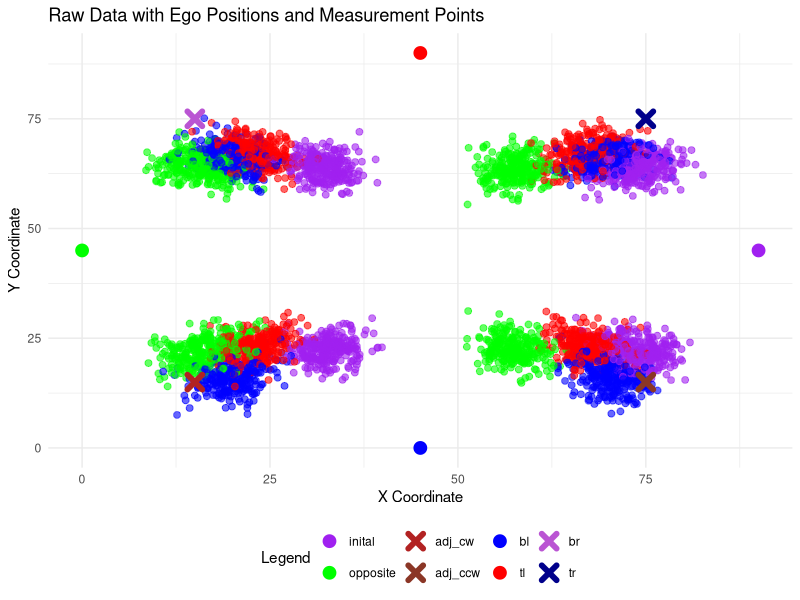
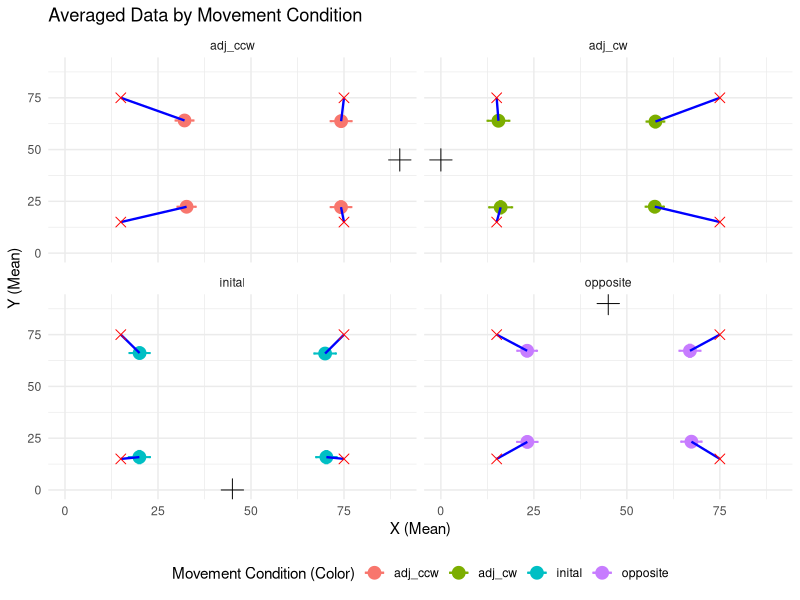
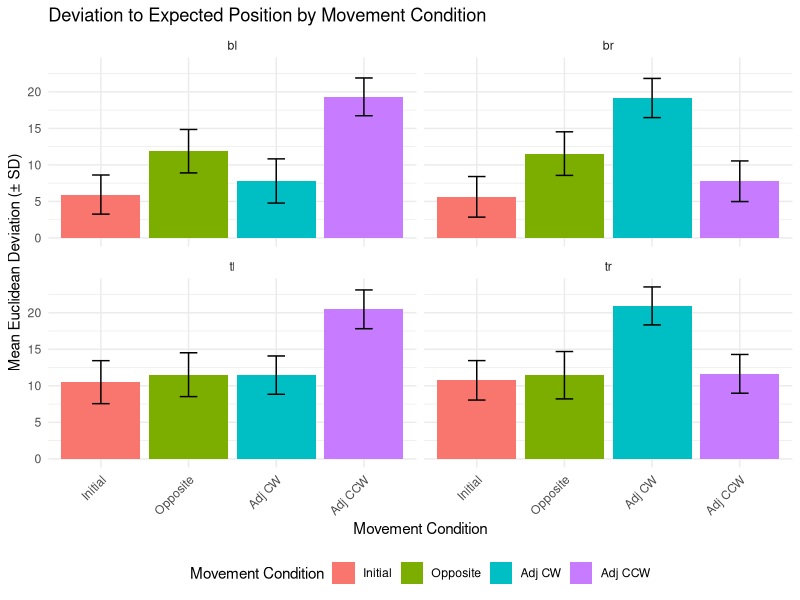
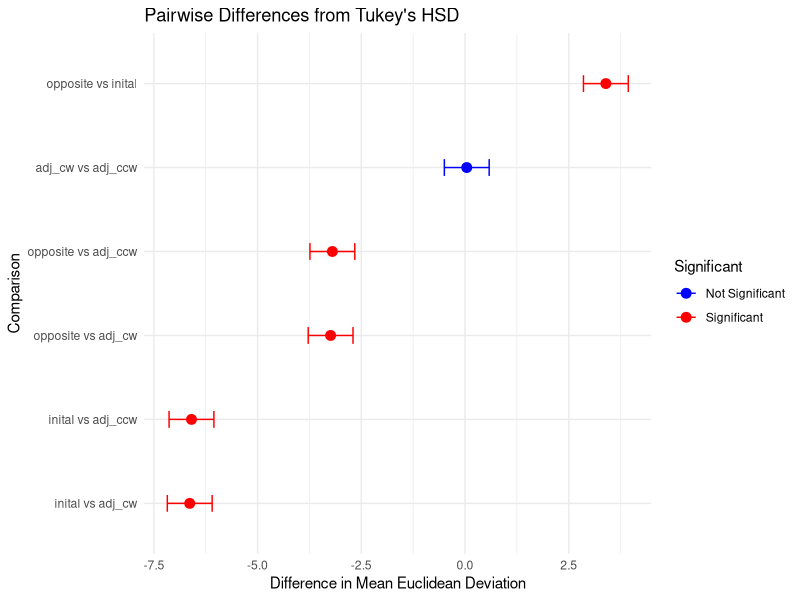
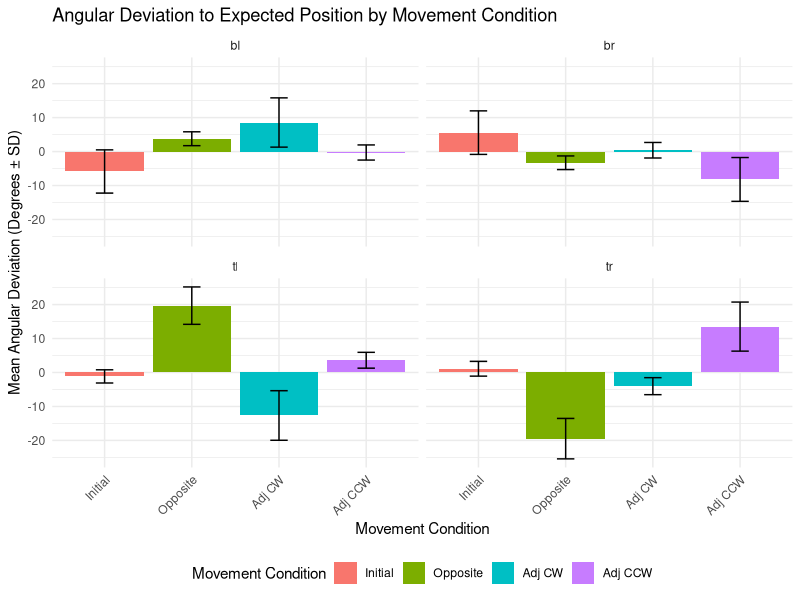
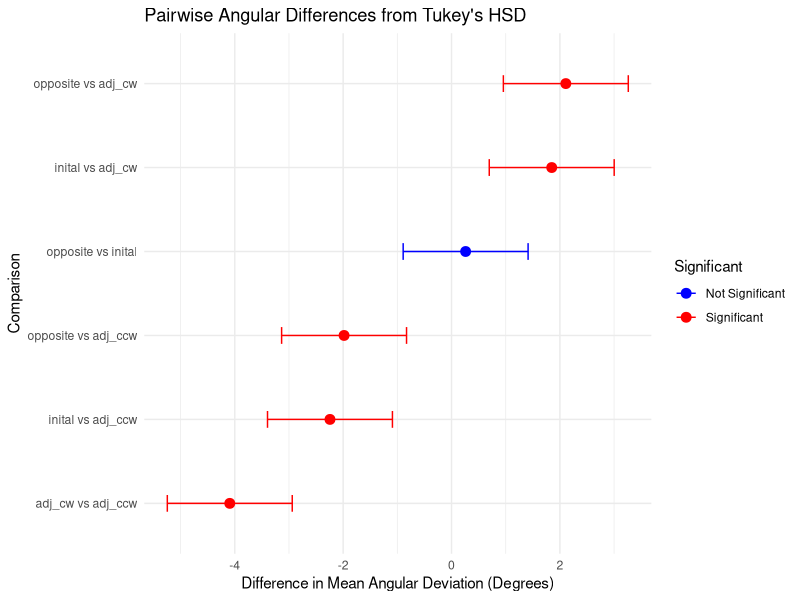
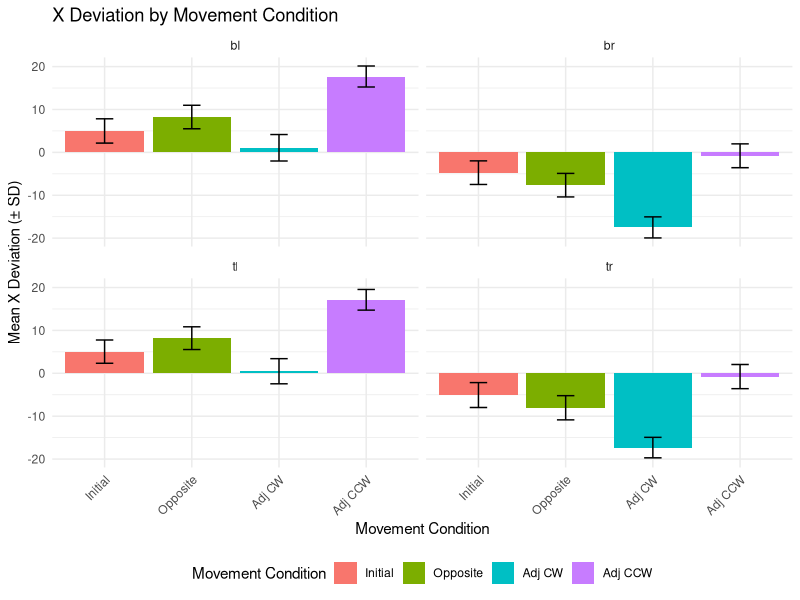
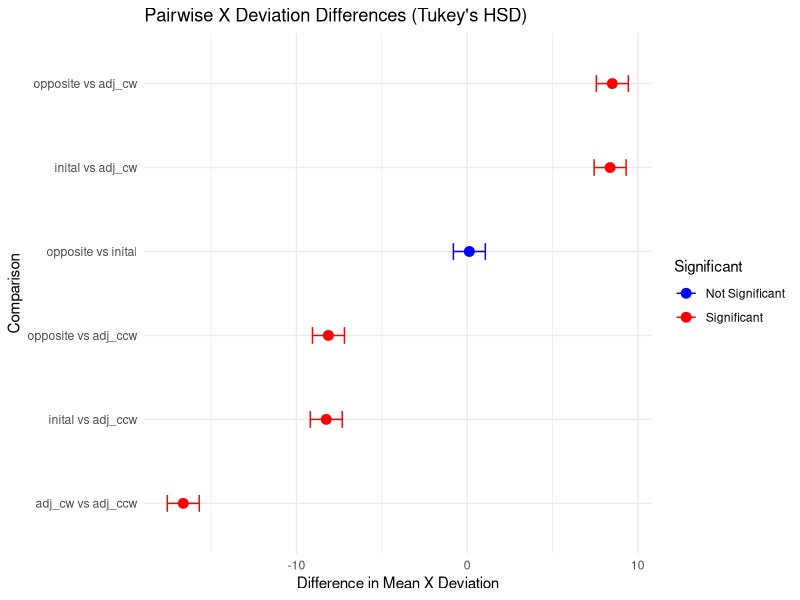

Write R code to recreate these figures, in order.
# ---------------- Data Generation Setup ------------
# Purpose: This script generates simulated data for experiments evaluating positional deviations in response to different movement conditions.

# Note: This script is computationally intensive and may heavily utilize the CPU. 
# If you encounter an error, it is recommended to restart the script and rerun all sections 
# to ensure the integrity and functionality of the data structures.



# PS: Thank you so much for being an amazing professor this semester. 
# Once again, I feel like you've truly saved my master's project. 
# Best wishes and good luck with the pregnancy!

## ---------------- Library Importing ---------------
# Load essential libraries for data manipulation, visualization, and statistics
library(ggplot2)       # For creating plots
library(gridExtra)     # For arranging multiple plots
library(dplyr)         # For data manipulation
library(tidyr)         # For reshaping data structures
library(pwr)           # For power analysis
## ---------------- Parameters ---------------
set.seed(123)
# Define experiment parameters
numOfPeople <- 67      # Number of participants
numOfRepeats <- 4      # Number of repetitions for each point
noise_sd <- 2.5        # Standard deviation for random noise added to the data

# Define bias strengths for various movement conditions
# These parameters determine how positions are distorted based on biases:
old_ego_bias_strength_inital <- 0.1
old_ego_bias_strength_opposite <- 0.1
old_ego_bias_strength_adj_cw <- 0.05
old_ego_bias_strength_adj_ccw <- 0.05

new_ego_bias_strength_opposite <- 0.1
new_ego_bias_strength_adj_cw <- 0.2
new_ego_bias_strength_adj_ccw <- 0.2

allo_bias_strength_inital <- 0.05
allo_bias_strength_opposite <- 0.2
allo_bias_strength_adj_cw <- 0.1
allo_bias_strength_adj_ccw <- 0.1

# Define the table's dimensions (90x90 cm) and ego positions around it
# Positions are centered at (0, 0), with predefined movement conditions
ego_positions_around_table <- list(
  inital = c(45, 0),
  opposite = c(45, 90),
  adj_ccw = c(90, 45),
  adj_cw = c(0, 45)
)

# Define the coordinates of points to be measured relative to the table's center
pointsToMeasure <- list(
  bl = c(-30, -30),  # Bottom-left
  br = c(30, -30),   # Bottom-right
  tl = c(-30, 30),   # Top-left
  tr = c(30, 30)     # Top-right
)

## ---------------- Data Generation ------------
# Initialize an empty data frame for storing results
df <- data.frame(
  Person = integer(),
  PointName = character(),
  moveCondition = character(),
  Repeat = integer(),
  X = numeric(),
  Y = numeric(),
  responseTime = numeric(), # Simulated response time
  timeToMove = numeric()     # Time taken to move between conditions
)

# Nested loops generate data for each participant, movement condition, and point
for (person in 1:numOfPeople) {
  for (movementCondition in names(ego_positions_around_table)) {
    # Set initial ego position and biases for each condition
    initalEgoPos <- ego_positions_around_table[["inital"]]
    finalEgoPos <- initalEgoPos
    old_ego_bias_strength <- 0.0
    new_ego_bias_factor <- 0.0
    allocentric_bias_factor <- 0.0
    responseTime <- rnorm(1, 2.5, 2)  # Simulate response time with normal distribution
    timeToMove <- 5                  # Default time to move
    
    # Adjust parameters based on movement condition
    if (movementCondition == "opposite") {
      finalEgoPos <- ego_positions_around_table[["opposite"]]
      old_ego_bias_strength <- old_ego_bias_strength_opposite
      new_ego_bias_factor <- new_ego_bias_strength_opposite
      allocentric_bias_factor <- allo_bias_strength_opposite
      timeToMove <- timeToMove + abs(rnorm(1, mean = 0, sd = 1))
    } else if (movementCondition == "adj_ccw") {
      finalEgoPos <- ego_positions_around_table[["adj_ccw"]]
      old_ego_bias_strength <- old_ego_bias_strength_adj_ccw
      new_ego_bias_factor <- new_ego_bias_strength_adj_ccw
      allocentric_bias_factor <- allo_bias_strength_adj_ccw
      timeToMove <- timeToMove + abs(rnorm(1, mean = 0, sd = 0.5))
    } else if (movementCondition == "adj_cw") {
      finalEgoPos <- ego_positions_around_table[["adj_cw"]]
      old_ego_bias_strength <- old_ego_bias_strength_adj_cw
      new_ego_bias_factor <- new_ego_bias_strength_adj_cw
      allocentric_bias_factor <- allo_bias_strength_adj_cw
      timeToMove <- timeToMove + abs(rnorm(1, mean = 0, sd = 0.5))
    } else { # inital
      old_ego_bias_strength <- old_ego_bias_strength_inital
      allocentric_bias_factor <- allo_bias_strength_inital
    }
    
    # Generate data for each point and repeat the measurement
    for (point_name in names(pointsToMeasure)) {
      for (i in 1:numOfRepeats) {
        # Calculate actual point coordinates with adjustments for center
        point_coords <- pointsToMeasure[[point_name]] + c(45, 45)
        actualPosition <- point_coords
        
        # Add random noise to coordinates
        point_coords[1] <- point_coords[1] + rnorm(1, mean = 0, sd = noise_sd)
        point_coords[2] <- point_coords[2] + rnorm(1, mean = 0, sd = noise_sd)
        
        # Apply biases and distortions
        point_coords <- point_coords + allocentric_bias_factor
        point_coords <- point_coords + old_ego_bias_strength * (initalEgoPos - actualPosition)
        if (movementCondition != "inital") {
          point_coords <- point_coords + new_ego_bias_factor * (finalEgoPos - actualPosition)
        }
        distortion_factor <- abs(rnorm(1, mean = 0.02, sd = 0.05)) * (1 + (timeToMove + responseTime) / 10)
        point_coords <- point_coords + distortion_factor * (c(45, 45) - point_coords)
        
        # Append generated data to the data frame
        df <- rbind(df, data.frame(
          Person = person,
          PointName = point_name,
          moveCondition = movementCondition,
          Repeat = i,
          X = point_coords[1],
          Y = point_coords[2],
          responseTime = responseTime,
          timeToMove = timeToMove
        ))
      }
    }
  }
}

# Rename column for clarity
df <- df %>% rename(movementCondition = moveCondition)

# View the resulting data frame to confirm generation
print(df)

# --------------- Visualization ---------------------

## --------------- Raw Data Plot ---------------
# Prepare data frames for plotting ego positions and measurement points
ego_positions_df <- do.call(rbind, lapply(names(ego_positions_around_table), function(name) {
  data.frame(
    movementCondition = name,
    X = ego_positions_around_table[[name]][1],
    Y = ego_positions_around_table[[name]][2]
  )
}))

points_to_measure_df <- do.call(rbind, lapply(names(pointsToMeasure), function(name) {
  data.frame(
    PointName = name,
    X = pointsToMeasure[[name]][1] + 45,
    Y = pointsToMeasure[[name]][2] + 45
  )
}))


# Define custom colors for movement conditions and target positions
movement_colors <- c(
  "inital" = "blue", 
  "opposite" = "red", 
  "adj_cw" = "green", 
  "adj_ccw" = "purple"
)


point_colors <- c(
  "bl" = "firebrick", 
  "tl" = "mediumorchid", 
  "br" = "tomato4", 
  "tr" = "darkblue"
)

# Define custom labels for the legend of measurement points
point_labels <- c(
  "bl" = "Bottom Left",
  "tl" = "Top Left",
  "br" = "Bottom Right",
  "tr" = "Top Right"
)


# Define custom labels for movement conditions and target positions
movement_labels <- c(
  "inital" = "Initial", 
  "opposite" = "Opposite", 
  "adj_cw" = "Adj CW", 
  "adj_ccw" = "Adj CCW"
)

point_labels <- c(
  "bl" = "Bottom Left", 
  "tl" = "Top Left", 
  "br" = "Bottom Right", 
  "tr" = "Top Right"
)


# Plot raw data with updated colors and legend labels
raw_plot <- ggplot(df, aes(x = X, y = Y, color = movementCondition)) +
  # Plot raw data with contrasting colors for movement conditions
  geom_point(size = 2, alpha = 0.6) +
  # Plot ego positions with movementCondition
  geom_point(data = ego_positions_df, aes(x = X, y = Y, color = movementCondition), size = 4) +
  # Plot measurement points with custom colors and labels
  geom_point(data = points_to_measure_df, aes(x = X, y = Y, color = PointName), size = 3, stroke = 3, shape = 4) +
  # Customize colors for raw data points and measurement points
  scale_color_manual(
    values = c(movement_colors, point_colors),  # Combine movement and point colors
    name = "Legend",  # Unified legend title
    labels = c(names(movement_colors), names(point_colors))  # Unified legend labels
  ) +
  labs(
    title = "Raw Data with Ego Positions and Measurement Points",
    x = "X Coordinate",
    y = "Y Coordinate",
    shape = "Movement Condition"
  ) +
  # Map descriptive labels to PointName
  theme_minimal() +
  theme(legend.position = "bottom")

# Display the plot
print(raw_plot)



# ---------------- Plotting Averaged Positional Data --------------

# Summarize the data by PointName and movementCondition
summary_data <- df %>%
  group_by(PointName, movementCondition) %>%
  summarise(
    X_mean = mean(X),
    Y_mean = mean(Y),
    X_sd = sd(X),
    Y_sd = sd(Y)
  ) %>%
  ungroup()

# Convert ego positions and pointsToMeasure to data frames for plotting
ego_positions_df <- do.call(rbind, lapply(names(ego_positions_around_table), function(name) {
  data.frame(
    movementCondition = name,
    X = ego_positions_around_table[[name]][1],
    Y = ego_positions_around_table[[name]][2]
  )
}))

points_to_measure_df <- do.call(rbind, lapply(names(pointsToMeasure), function(name) {
  data.frame(
    PointName = name,
    X = pointsToMeasure[[name]][1] + 45,  # Adjust for table's center
    Y = pointsToMeasure[[name]][2] + 45
  )
}))

# Add expected positions (measurement points) to summary data
expected_positions <- do.call(rbind, lapply(names(pointsToMeasure), function(name) {
  data.frame(
    PointName = name,
    X_expected = pointsToMeasure[[name]][1] + 45,  # Adjust for table's center
    Y_expected = pointsToMeasure[[name]][2] + 45
  )
}))

# Merge expected positions with summary data
summary_data <- merge(summary_data, expected_positions, by = "PointName")

# Add ego positions to summary data
ego_positions_with_conditions <- ego_positions_df %>%
  rename(Ego_X = X, Ego_Y = Y)  # Rename for clarity

summary_data <- merge(summary_data, ego_positions_with_conditions, by = "movementCondition")



# Define shapes for movementCondition
shape_mapping <- c("inital" = 16,   # Circle
                   "opposite" = 17, # Triangle
                   "adj_ccw" = 18,  # Diamond
                   "adj_cw" = 15)   # Square


# Plot averaged data with error bars, lines, and separate graphs
avg_plot <- ggplot(summary_data, aes(x = X_mean, y = Y_mean, color = movementCondition)) +
  geom_point(size = 4) +  # Averaged points
  geom_errorbar(aes(ymin = Y_mean - Y_sd, ymax = Y_mean + Y_sd), width = 1, size = 0.7) +  # Error bars (Y)
  geom_errorbarh(aes(xmin = X_mean - X_sd, xmax = X_mean + X_sd), height = 1, size = 0.7) +  # Error bars (X)
  geom_segment(aes(x = X_mean, y = Y_mean, xend = X_expected, yend = Y_expected), size = 0.8, linetype = "solid", color = "blue") +  # Line to expected position
  geom_point(data = ego_positions_df, aes(x = X, y = Y), size = 5, color = "black", shape = 3 , color = movementCondition) +  # Ego positions (crosses)
  geom_point(data = points_to_measure_df, aes(x = X, y = Y), size = 3, shape = 4, color = "red") +  # Measurement points (red crosses)
  scale_shape_manual(values = shape_mapping) +
  labs(
    title = "Averaged Data by Movement Condition",
    x = "X (Mean)",
    y = "Y (Mean)",
    color = "Movement Condition (Color)",
    shape = "Movement Condition (Shape)"
  ) +
  facet_wrap(~ movementCondition) +  # Separate graphs for each movement condition
  theme_minimal() +
  theme(legend.position = "bottom")  # Adjust legend position

# Display the plot
print(avg_plot)



# -------------- Analysis -------------------


## -------------- Euclidean Analysis -------------------
df
# Add expected positions to the data frame for reference
df <- df %>%
  left_join(
    points_to_measure_df %>%
      rename(X_expected = X, Y_expected = Y),  # Rename for clarity
    by = c("PointName")
  )

# Compute Euclidean deviation for each data point
df <- df %>%
  mutate(
    Euclidean_Deviation = sqrt((X - X_expected)^2 + (Y - Y_expected)^2)
  )
# Summarize mean and SD of Euclidean deviations by PointName and movementCondition
deviation_summary <- df %>%
  group_by(PointName, movementCondition) %>%
  summarise(
    Mean_Deviation = mean(Euclidean_Deviation),
    SD_Deviation = sd(Euclidean_Deviation),
    .groups = "drop"
  )

# Set the order of movement conditions
deviation_summary <- deviation_summary %>%
  mutate(movementCondition = factor(
    movementCondition,
    levels = c("inital", "opposite", "adj_cw", "adj_ccw"),
    labels = c("Initial", "Opposite", "Adj CW", "Adj CCW")  # Custom labels
  ))



# Bar plot of deviation to expected position with facet_wrap
facet_plot <- ggplot(deviation_summary, aes(x = movementCondition, y = Mean_Deviation, fill = movementCondition)) +
  geom_bar(stat = "identity", position = "dodge") +  # Bar heights represent mean deviations
  geom_errorbar(
    aes(
      ymin = Mean_Deviation - SD_Deviation,  # Lower bound of error
      ymax = Mean_Deviation + SD_Deviation   # Upper bound of error
    ),
    width = 0.2,  # Width of error bar caps
    position = position_dodge(width = 0.9)  # Align with bars
  ) +
  labs(
    title = "Deviation to Expected Position by Movement Condition",
    x = "Movement Condition",
    y = "Mean Euclidean Deviation (± SD)",
    fill = "Movement Condition"
  ) +
  facet_wrap(~ PointName, ncol = 2) +  # Create separate panels for each PointName
  theme_minimal() +
  theme(
    legend.position = "bottom",
    axis.text.x = element_text(angle = 45, hjust = 1)  # Rotate x-axis labels for readability
  )

# Display the plot
print(facet_plot)


# Perform ANOVA on Euclidean deviations
anova_result <- aov(Euclidean_Deviation ~ movementCondition, data = df)
summary(anova_result)




# Pairwise comparisons using Tukey's HSD
tukey_result <- TukeyHSD(anova_result)
print(tukey_result)

# Create a data frame for movementCondition pairs
tukey_df <- as.data.frame(tukey_result$movementCondition) %>%
  mutate(Pair = rownames(tukey_result$movementCondition))

# Prepare data for difference plot
tukey_diff_plot <- tukey_df %>%
  separate(Pair, into = c("Group1", "Group2"), sep = "-") %>%
  mutate(Significant = ifelse(`p adj` < 0.05, "Significant", "Not Significant"))

# Difference plot
diff_plot <- ggplot(tukey_diff_plot, aes(x = diff, y = reorder(paste(Group1, "vs", Group2), diff), color = Significant)) +
  geom_point(size = 3) +
  geom_errorbarh(aes(xmin = lwr, xmax = upr), height = 0.2) +
  scale_color_manual(values = c("Significant" = "red", "Not Significant" = "blue")) +
  labs(
    title = "Pairwise Differences from Tukey's HSD",
    x = "Difference in Mean Euclidean Deviation",
    y = "Comparison"
  ) +
  theme_minimal()

print(diff_plot)


## -------------- Angular Analysis with Cardinal Reference -------------------

# Define cardinal direction offsets (in degrees)
cardinal_offsets <- c(
  inital = 0,         # 0° at the top
  opposite = 180,     # 0° at the bottom
  adj_cw = 90,        # 0° at the right
  adj_ccw = -90       # 0° at the left
)

# Add ego positions and offsets to `df`
df <- df %>%
  left_join(
    ego_positions_df %>%
      rename(Ego_X = X, Ego_Y = Y),  # Rename columns for clarity
    by = "movementCondition"
  ) %>%
  mutate(
    Cardinal_Offset = recode(movementCondition, !!!cardinal_offsets)  # Add cardinal offsets
  )

# Compute angular deviation based on adjusted cardinal reference
df <- df %>%
  mutate(
    Angle_Actual = (atan2(Y - Ego_Y, X - Ego_X) * (180 / pi)),  # Convert to degrees
    Angle_Expected = (atan2(Y_expected - Ego_Y, X_expected - Ego_X) * (180 / pi)),
    Angle_Actual_Adjusted = (Angle_Actual - Cardinal_Offset) %% 360,  # Adjust based on cardinal direction
    Angle_Expected_Adjusted = (Angle_Expected - Cardinal_Offset) %% 360,
    Angular_Deviation = (Angle_Actual_Adjusted - Angle_Expected_Adjusted) %% 360  # Compute deviation
  ) %>%
  mutate(
    Angular_Deviation = ifelse(Angular_Deviation > 180, Angular_Deviation - 360, Angular_Deviation)  # Wrap to [-180, 180]
  )

# Summarize mean and SD of angular deviations by PointName and movementCondition
angular_summary <- df %>%
  group_by(PointName, movementCondition) %>%
  summarise(
    Mean_Angular_Deviation = mean(Angular_Deviation),
    SD_Angular_Deviation = sd(Angular_Deviation),
    .groups = "drop"
  )

# Set the order of movement conditions
angular_summary <- angular_summary %>%
  mutate(movementCondition = factor(
    movementCondition,
    levels = c("inital", "opposite", "adj_cw", "adj_ccw"),
    labels = c("Initial", "Opposite", "Adj CW", "Adj CCW")  # Custom labels
  ))

# Bar plot of angular deviation with facet_wrap
angular_facet_plot <- ggplot(angular_summary, aes(x = movementCondition, y = Mean_Angular_Deviation, fill = movementCondition)) +
  geom_bar(stat = "identity", position = "dodge") +  # Bar heights represent mean angular deviations
  geom_errorbar(
    aes(
      ymin = Mean_Angular_Deviation - SD_Angular_Deviation,
      ymax = Mean_Angular_Deviation + SD_Angular_Deviation
    ),
    width = 0.2, position = position_dodge(width = 0.9)
  ) +
  labs(
    title = "Angular Deviation to Expected Position by Movement Condition",
    x = "Movement Condition",
    y = "Mean Angular Deviation (Degrees ± SD)",
    fill = "Movement Condition"
  ) +
  facet_wrap(~ PointName, ncol = 2) +  # Create separate panels for each PointName
  theme_minimal() +
  theme(
    legend.position = "bottom",
    axis.text.x = element_text(angle = 45, hjust = 1)
  )

print(angular_facet_plot)

# Perform ANOVA on angular deviations
angular_anova_result <- aov(Angular_Deviation ~ movementCondition, data = df)
summary(angular_anova_result)

# Pairwise comparisons using Tukey's HSD
angular_tukey_result <- TukeyHSD(angular_anova_result)
print(angular_tukey_result)

# Prepare data for pairwise difference plot
angular_tukey_df <- as.data.frame(angular_tukey_result$movementCondition) %>%
  mutate(Pair = rownames(angular_tukey_result$movementCondition)) %>%
  separate(Pair, into = c("Group1", "Group2"), sep = "-") %>%
  mutate(Significant = ifelse(`p adj` < 0.05, "Significant", "Not Significant"))

# Pairwise difference plot
angular_diff_plot <- ggplot(angular_tukey_df, aes(x = diff, y = reorder(paste(Group1, "vs", Group2), diff), color = Significant)) +
  geom_point(size = 3) +
  geom_errorbarh(aes(xmin = lwr, xmax = upr), height = 0.2) +
  scale_color_manual(values = c("Significant" = "red", "Not Significant" = "blue")) +
  labs(
    title = "Pairwise Angular Differences from Tukey's HSD",
    x = "Difference in Mean Angular Deviation (Degrees)",
    y = "Comparison"
  ) +
  theme_minimal()

print(angular_diff_plot)


## --------------- X and Y Deviations ------------------

# Compute X and Y deviations
df <- df %>%
  mutate(
    X_Deviation = (X - X_expected),
    Y_Deviation = (Y - Y_expected)
  )
df


# Summarize mean and SD of X and Y deviations
xy_deviation_summary <- df %>%
  group_by(PointName, movementCondition) %>%
  summarise(
    Mean_X_Deviation = mean(X_Deviation),
    SD_X_Deviation = sd(X_Deviation),
    Mean_Y_Deviation = mean(Y_Deviation),
    SD_Y_Deviation = sd(Y_Deviation),
    .groups = "drop"
  )

# Set the order of movement conditions
xy_deviation_summary <- xy_deviation_summary %>%
  mutate(movementCondition = factor(
    movementCondition,
    levels = c("inital", "opposite", "adj_cw", "adj_ccw"),
    labels = c("Initial", "Opposite", "Adj CW", "Adj CCW")  # Custom labels
  ))



# Bar plot for X deviation
x_deviation_plot <- ggplot(xy_deviation_summary, aes(x = movementCondition, y = Mean_X_Deviation, fill = movementCondition)) +
  geom_bar(stat = "identity", position = "dodge") +
  geom_errorbar(
    aes(
      ymin = Mean_X_Deviation - SD_X_Deviation,
      ymax = Mean_X_Deviation + SD_X_Deviation
    ),
    width = 0.2, position = position_dodge(width = 0.9)
  ) +
  labs(
    title = "X Deviation by Movement Condition",
    x = "Movement Condition",
    y = "Mean X Deviation (± SD)",
    fill = "Movement Condition"
  ) +
  facet_wrap(~ PointName, ncol = 2) +
  theme_minimal() +
  theme(
    legend.position = "bottom",
    axis.text.x = element_text(angle = 45, hjust = 1)
  )

print(x_deviation_plot)

# Perform ANOVA on X deviations
anova_x <- aov(X_Deviation ~ movementCondition, data = df)
summary(anova_x)

# Tukey's HSD for X deviations
tukey_x <- TukeyHSD(anova_x)
print(tukey_x)


# Prepare data for pairwise difference plot
tukey_x_df <- as.data.frame(tukey_x$movementCondition) %>%
  mutate(Pair = rownames(tukey_x$movementCondition)) %>%
  separate(Pair, into = c("Group1", "Group2"), sep = "-") %>%
  mutate(Significant = ifelse(`p adj` < 0.05, "Significant", "Not Significant"))

# Pairwise difference plot for X deviations
x_diff_plot <- ggplot(tukey_x_df, aes(x = diff, y = reorder(paste(Group1, "vs", Group2), diff), color = Significant)) +
  geom_point(size = 3) +
  geom_errorbarh(aes(xmin = lwr, xmax = upr), height = 0.2) +
  scale_color_manual(values = c("Significant" = "red", "Not Significant" = "blue")) +
  labs(
    title = "Pairwise X Deviation Differences (Tukey's HSD)",
    x = "Difference in Mean X Deviation",
    y = "Comparison"
  ) +
  theme_minimal()

print(x_diff_plot)






# Bar plot for Y deviation
y_deviation_plot <- ggplot(xy_deviation_summary, aes(x = movementCondition, y = Mean_Y_Deviation, fill = movementCondition)) +
  geom_bar(stat = "identity", position = "dodge") +
  geom_errorbar(
    aes(
      ymin = Mean_Y_Deviation - SD_Y_Deviation,
      ymax = Mean_Y_Deviation + SD_Y_Deviation
    ),
    width = 0.2, position = position_dodge(width = 0.9)
  ) +
  labs(
    title = "Y Deviation by Movement Condition",
    x = "Movement Condition",
    y = "Mean Y Deviation (± SD)",
    fill = "Movement Condition"
  ) +
  facet_wrap(~ PointName, ncol = 2) +
  theme_minimal() +
  theme(
    legend.position = "bottom",
    axis.text.x = element_text(angle = 45, hjust = 1)
  )

print(y_deviation_plot)

# Perform ANOVA on Y deviations
anova_y <- aov(Y_Deviation ~ movementCondition, data = df)
summary(anova_y)

# Tukey's HSD for Y deviations
tukey_y <- TukeyHSD(anova_y)
print(tukey_y)


# Prepare data for pairwise difference plot
tukey_y_df <- as.data.frame(tukey_y$movementCondition) %>%
  mutate(Pair = rownames(tukey_y$movementCondition)) %>%
  separate(Pair, into = c("Group1", "Group2"), sep = "-") %>%
  mutate(Significant = ifelse(`p adj` < 0.05, "Significant", "Not Significant"))

# Pairwise difference plot for Y deviations
y_diff_plot <- ggplot(tukey_y_df, aes(x = diff, y = reorder(paste(Group1, "vs", Group2), diff), color = Significant)) +
  geom_point(size = 3) +
  geom_errorbarh(aes(xmin = lwr, xmax = upr), height = 0.2) +
  scale_color_manual(values = c("Significant" = "red", "Not Significant" = "blue")) +
  labs(
    title = "Pairwise Y Deviation Differences (Tukey's HSD)",
    x = "Difference in Mean Y Deviation",
    y = "Comparison"
  ) +
  theme_minimal()

print(y_diff_plot)




## --------------- Motion Group Analysis -------------------

# Assign motion equivalence groups with semantic names
df <- df %>%
  mutate(Motion_Group = case_when(
    # Simple left motion close
    (movementCondition == "inital" & PointName == "bl") |
      (movementCondition == "opposite" & PointName == "tr") |
      (movementCondition == "adj_cw" & PointName == "tl") |
      (movementCondition == "adj_ccw" & PointName == "br") ~ "left_close",
    
    # Complex right motion close
    (movementCondition == "inital" & PointName == "br") |
      (movementCondition == "opposite" & PointName == "tl") |
      (movementCondition == "adj_cw" & PointName == "bl") |
      (movementCondition == "adj_ccw" & PointName == "bl") ~ "right_close",
    
    # Simple left motion far
    (movementCondition == "inital" & PointName == "tl") |
      (movementCondition == "opposite" & PointName == "bl") |
      (movementCondition == "adj_cw" & PointName == "br") |
      (movementCondition == "adj_ccw" & PointName == "tr") ~ "left_far",
    
    # Complex right motion far
    (movementCondition == "inital" & PointName == "tr") |
      (movementCondition == "opposite" & PointName == "br") |
      (movementCondition == "adj_cw" & PointName == "bl") |
      (movementCondition == "adj_ccw" & PointName == "tl") ~ "right_far",
    
    TRUE ~ "Other"  # Exclude non-relevant data
  ))

# Filter only the groups of interest
motion_data <- df %>%
  filter(Motion_Group != "Other")

# Reorder Motion_Group to the specified order
motion_data <- motion_data %>%
  mutate(Motion_Group = factor(Motion_Group, levels = c("left_close", "right_close", "left_far", "right_far")))
motion_data

# Calculate absolute Euclidean deviation from expected position
motion_data <- motion_data %>%
  mutate(Euclidean_Deviation = sqrt(((abs(X) - abs(X_expected))^2 + abs(abs(Y) - abs(Y_expected) )^2)))

# Compute mean absolute Euclidean deviations
mean_deviation_data <- motion_data %>%
  group_by(Motion_Group) %>%
  summarize(Mean_Deviation = mean(Euclidean_Deviation, na.rm = TRUE))



motion_violin_plot <- ggplot(motion_data, aes(x = Motion_Group, y = Euclidean_Deviation, fill = Motion_Group)) +
  geom_violin(trim = FALSE, alpha = 0.7) + # Show full range of data
  geom_boxplot(width = 0.1, alpha = 0.5, color = "black") + # Add a box plot within the violin
  labs(
    title = "Violin Plot of Mean Absolute Euclidean Deviations by Motion Group",
    x = "Motion Group",
    y = "Mean Absolute Euclidean Deviation"
  ) +
  theme_minimal() +
  theme(
    axis.text.x = element_text(angle = 45, hjust = 1),
    legend.position = "none"
  )

print(motion_violin_plot)




# ANOVA for mean absolute Euclidean deviations
anova_motion <- aov(Euclidean_Deviation ~ Motion_Group, data = motion_data)
summary(anova_motion)

# Tukey's HSD for pairwise group comparisons
tukey_motion <- TukeyHSD(anova_motion)
print(tukey_motion)

# Convert Tukey's results into a data frame
tukey_group_df <- as.data.frame(tukey_motion$Motion_Group) %>%
  mutate(Pair = rownames(tukey_motion$Motion_Group)) %>%
  separate(Pair, into = c("Group1", "Group2"), sep = "-") %>%
  mutate(Significant = ifelse(`p adj` < 0.05, "Significant", "Not Significant"))

# Create the pairwise differences plot
pairwise_plot <- ggplot(tukey_group_df, aes(x = diff, y = reorder(paste(Group1, "vs", Group2), diff), color = Significant)) +
  geom_point(size = 3) +
  geom_errorbarh(aes(xmin = lwr, xmax = upr), height = 0.2) +
  scale_color_manual(values = c("Significant" = "red", "Not Significant" = "blue")) +
  labs(
    title = "Pairwise Differences in Mean Absolute Euclidean Deviations",
    x = "Difference in Mean Absolute Euclidean Deviation",
    y = "Group Comparison",
    color = "Significance"
  ) +
  theme_minimal() +
  theme(
    axis.text.y = element_text(size = 10),
    axis.text.x = element_text(size = 10)
  )

print(pairwise_plot)



group_means <- motion_data %>%
  group_by(Motion_Group) %>%
  summarize(
    Mean_Deviation = mean(Euclidean_Deviation, na.rm = TRUE),
    SD_Deviation = sd(Euclidean_Deviation, na.rm = TRUE)
  )
print(group_means)


pairwise_t_test <- pairwise.t.test(
  motion_data$Euclidean_Deviation, 
  motion_data$Motion_Group, 
  p.adjust.method = "bonferroni"
)

print(pairwise_t_test)

# ----------- End Of Simulation and Analysis Script -----------------


















# ----------------- Power Analysis ---------------


# Additional calculations using standard errors (SE) and sample size
n <- 10  # Sample size


# SE values from the table (absolute values of the negatives)
se_left_oblique_front <- abs(-0.24)
se_left_hv_front <- abs(-0.24)
se_left_oblique_left <- abs(-0.21)
se_left_hv_left <- abs(-0.24)

se_right_oblique_front <- abs(-0.18)
se_right_hv_front <- abs(-0.19)
se_right_oblique_right <- abs(-0.18)
se_right_hv_right <- abs(-0.27)

# Calculate SD values
sd_left_oblique_front <- se_left_oblique_front * sqrt(n)
sd_left_hv_front <- se_left_hv_front * sqrt(n)
sd_left_oblique_left <- se_left_oblique_left * sqrt(n)
sd_left_hv_left <- se_left_hv_left * sqrt(n)

sd_right_oblique_front <- se_right_oblique_front * sqrt(n)
sd_right_hv_front <- se_right_hv_front * sqrt(n)
sd_right_oblique_right <- se_right_oblique_right * sqrt(n)
sd_right_hv_right <- se_right_hv_right * sqrt(n)

# Print the calculated SDs
cat("SD values:\n")
cat("Left Oblique Front:", sd_left_oblique_front, "\n")
cat("Left HV Front:", sd_left_hv_front, "\n")
cat("Left Oblique Left:", sd_left_oblique_left, "\n")
cat("Left HV Left:", sd_left_hv_left, "\n")
cat("Right Oblique Front:", sd_right_oblique_front, "\n")
cat("Right HV Front:", sd_right_hv_front, "\n")
cat("Right Oblique Right:", sd_right_oblique_right, "\n")
cat("Right HV Right:", sd_right_hv_right, "\n")

# Example for Cohen's d using these SDs
# Define mean offsets for left and right (X-axis as an example)
left_means_x <- c(1.59, 1.82)  # Oblique Front, HV Front
right_means_x <- c(1.36, 1.29) # Oblique Front, HV Front

# Compute mean of means
mean_left_x <- mean(left_means_x)
mean_right_x <- mean(right_means_x)

# Pooled SD for Oblique Front and HV Front
pooled_sd_x <- sqrt((sd_left_oblique_front^2 + sd_right_oblique_front^2) / 2)

# Cohen's d for X-axis
cohen_d_x <- (mean_left_x - mean_right_x) / pooled_sd_x
cat("Cohen's d for X-axis:", cohen_d_x, "\n")
# Perform power analysis with the new effect size
power_analysis <- pwr.t.test(
  d = cohen_d_x,
  sig.level = 0.05,
  power = 0.9
)

# Print the power analysis result
print(power_analysis)
